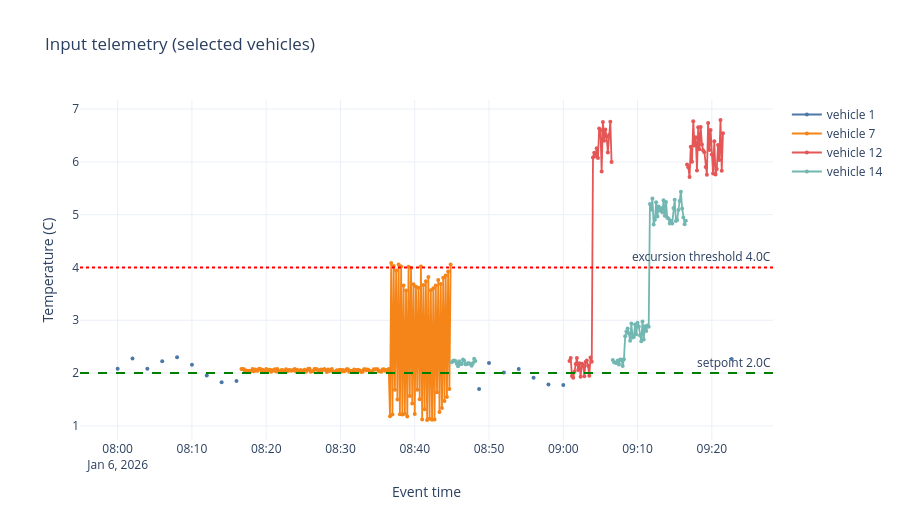

The notebook cell saved with this chart:
### Markdown cell above
Before creating views, inspect the raw telemetry signal. The traces are shown with line+dots, and we keep gaps in time explicit (no line jump across missing timestamps).

### Code cell
# NOTE: marker_cold_input_plot
axis = telemetry_df[['event_idx', 'event_time']].copy()

fig = go.Figure()
for vid, color in [(1.0, '#4C78A8'), (7.0, '#F58518'), (12.0, '#E45756'), (14.0, '#72B7B2')]:
    d = telemetry_df[telemetry_df['vehicle_id'] == vid][['event_idx', 'temp_c']]
    d = axis.merge(d, on='event_idx', how='left')
    fig.add_trace(
        go.Scatter(
            x=d['event_time'],
            y=d['temp_c'],
            mode='lines+markers',
            connectgaps=False,
            name=f'vehicle {int(vid)}',
            marker=dict(size=4),
            line=dict(width=1.8, color=color),
        )
    )

fig.add_hline(y=2.0, line_dash='dash', line_color='green', annotation_text='setpoint 2.0C')
fig.add_hline(y=4.0, line_dash='dot', line_color='red', annotation_text='excursion threshold 4.0C')
fig.update_layout(
    title='Input telemetry (selected vehicles)',
    xaxis_title='Event time',
    yaxis_title='Temperature (C)',
    template='plotly_white',
    height=520,
)
fig.show()

### Figure 1 — Plotly figure (JSON) as saved in the notebook; plotly's stock layout.template omitted (floating-point values rounded to 4 significant figures; data arrays with more than 128 entries replaced by an {"elided": "..."} marker saying what was removed)
{"data": [{"connectgaps": false, "line": {"color": "#4C78A8", "width": 1.8}, "marker": {"size": 4}, "mode": "lines+markers", "name": "vehicle 1", "type": "scatter", "x": {"elided": "500 str values"}, "y": {"elided": "500 float values"}}, {"connectgaps": false, "line": {"color": "#F58518", "width": 1.8}, "marker": {"size": 4}, "mode": "lines+markers", "name": "vehicle 7", "type": "scatter", "x": {"elided": "500 str values"}, "y": {"elided": "500 float values"}}, {"connectgaps": false, "line": {"color": "#E45756", "width": 1.8}, "marker": {"size": 4}, "mode": "lines+markers", "name": "vehicle 12", "type": "scatter", "x": {"elided": "500 str values"}, "y": {"elided": "500 float values"}}, {"connectgaps": false, "line": {"color": "#72B7B2", "width": 1.8}, "marker": {"size": 4}, "mode": "lines+markers", "name": "vehicle 14", "type": "scatter", "x": {"elided": "500 str values"}, "y": {"elided": "500 float values"}}], "layout": {"annotations": [{"showarrow": false, "text": "setpoint 2.0C", "x": 1, "xanchor": "right", "xref": "x domain", "y": 2.0, "yanchor": "bottom", "yref": "y"}, {"showarrow": false, "text": "excursion threshold 4.0C", "x": 1, "xanchor": "right", "xref": "x domain", "y": 4.0, "yanchor": "bottom", "yref": "y"}], "height": 520, "shapes": [{"line": {"color": "green", "dash": "dash"}, "type": "line", "x0": 0, "x1": 1, "xref": "x domain", "y0": 2.0, "y1": 2.0, "yref": "y"}, {"line": {"color": "red", "dash": "dot"}, "type": "line", "x0": 0, "x1": 1, "xref": "x domain", "y0": 4.0, "y1": 4.0, "yref": "y"}], "title": {"text": "Input telemetry (selected vehicles)"}, "xaxis": {"title": {"text": "Event time"}}, "yaxis": {"title": {"text": "Temperature (C)"}}}}
